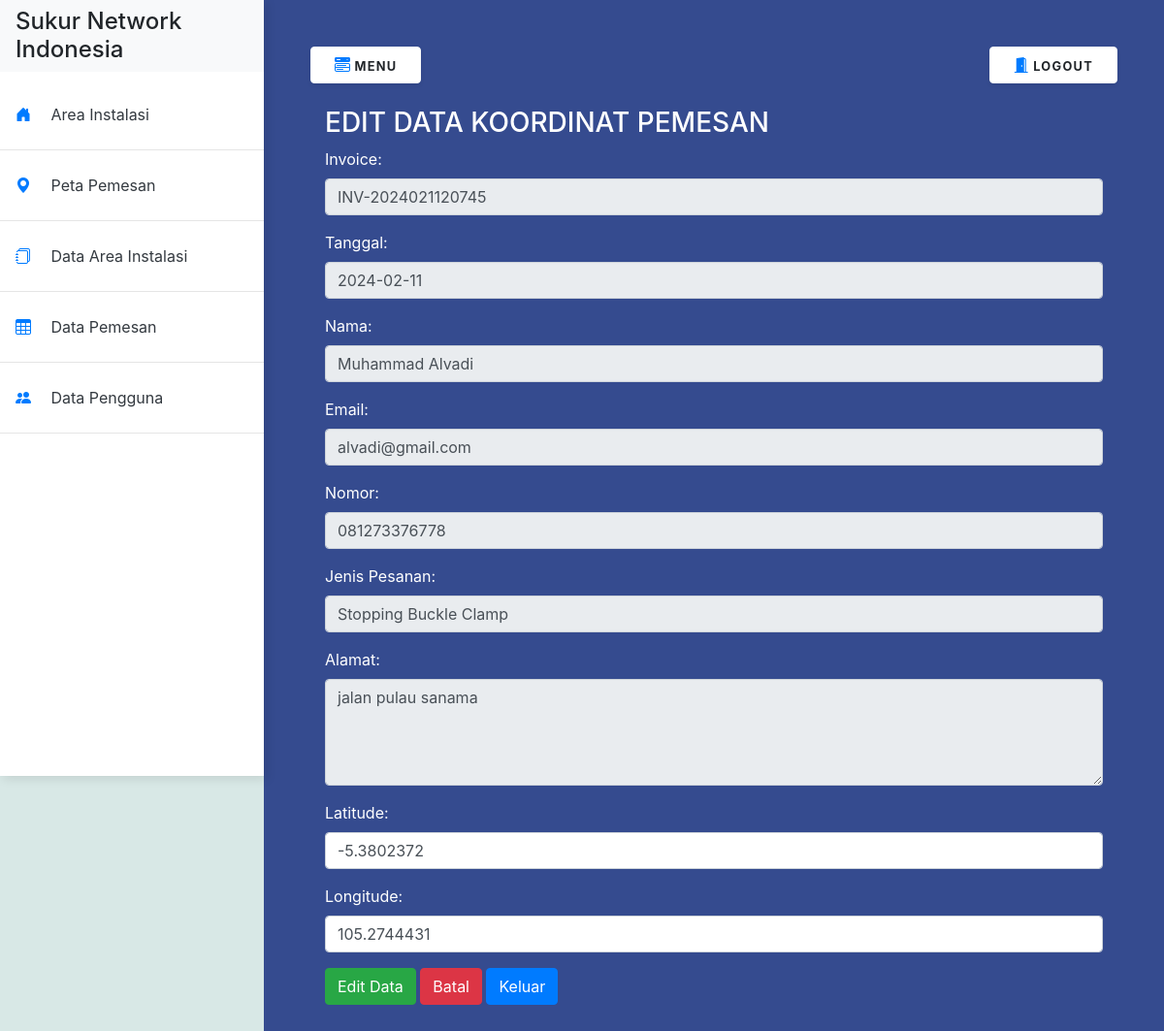
The page /dashboard.php?page=Edit-Data&id=45 (signed in) on the database its author committed.
### tables this page shows
CREATE TABLE `tb_data` (
  `id` int(11) NOT NULL,
  `invoice` varchar(255) NOT NULL,
  `tanggal` date NOT NULL,
  `nama` varchar(250) NOT NULL,
  `email` varchar(255) DEFAULT NULL,
  `alamat` varchar(255) DEFAULT NULL,
  `nomor` varchar(255) DEFAULT NULL,
  `keterangan` varchar(500) NOT NULL,
  `latitude` varchar(150) DEFAULT NULL,
  `longitude` varchar(150) DEFAULT NULL,
  `status` enum('-','pending','diproses','sukses') NOT NULL
);

### page/editdata.php (the view, shortened to what this page needs)
<!DOCTYPE html>
<html lang="en">
<head>
    <link rel="stylesheet" href="https://maxcdn.bootstrapcdn.com/bootstrap/4.0.0/css/bootstrap.min.css">
</head>
<body>
    <h3 class="text-white">EDIT DATA KOORDINAT PEMESAN</h3>
    <form action="?page=Edit-Data" method="POST" class="text-white">
        <?php
        $id = @$_GET['id'];
        $query = "SELECT * FROM tb_data WHERE id = $id";
        $result = mysqli_query($koneksi, $query);
        while ($data = mysqli_fetch_assoc($result)) :
        ?>
            <div class="form-group">
                <label for="invoice">Invoice:</label>
                <input type="text" class="form-control" id="invoice" name="invoice" value="<?= $data['invoice'] ?>" readonly>
            </div>
            <div class="form-group">
                <label for="Tanggal">Tanggal:</label>
                <input type="text" class="form-control" id="tanggal" name="tanggal" value="<?= $data['tanggal'] ?>" readonly>
            </div>
            <div class="form-group">
                <label for="Nama">Nama:</label>
                <input type="text" class="form-control" id="nama" name="nama" value="<?= $data['nama'] ?>" readonly>
            </div>
            <div class="form-group">
                <label for="email">Email:</label>
                <input type="email" class="form-control" id="email" name="email" value="<?= $data['email'] ?>" readonly>
            </div>
            <div class="form-group">
                <label for="nomor">Nomor:</label>
                <input type="text" class="form-control" id="nomor" name="nomor" value="<?= $data['nomor'] ?>" readonly>
            </div>
            <div class="form-group">
                <label for="keterangan">Jenis Pesanan:</label>
                <input type="text" class="form-control" id="keterangan" name="keterangan" value="<?= $data['keterangan'] ?>" readonly>
            </div>
            <div class="form-group">
                <label for="alamat">Alamat:</label>
                <textarea class="form-control" id="alamat" name="alamat" rows="4" readonly><?= $data['alamat'] ?></textarea>
            </div>
            <div class="form-group">
                <label for="latitude">Latitude:</label>
                <input type="text" class="form-control" id="latitude" name="latitude" value="<?= $data['latitude'] ?>" required>
            </div>
            <div class="form-group">
                <label for="Longitude">Longitude:</label>
                <input type="text" class="form-control" id="longitude" name="longitude" value="<?= $data['longitude'] ?>" required>
            </div>
            <button type="submit" class="btn btn-success" name="edit">Edit Data</button>
            <button type="reset" class="btn btn-danger">Batal</button>
            <button type="button" class="btn btn-primary" onClick="window.location.href='?page=Data-Pemesan'">Keluar</button>
        <?php
        endwhile;
        ?>
    </form>
</body>
</html>

### style.css (style rules this page uses)
body { min-height: 100vh; overflow-x: hidden; }

### page/editdata.php (style rules this page uses)
body { background: #d8e8e6; }

### rows shown on the page
tb_data: invoice "INV-2024021120745", tanggal "2024-02-11", nama "Muhammad Alvadi", email "alvadi@gmail.com", nomor "081273376778", keterangan "Stopping Buckle Clamp", alamat "jalan pulau sanama", latitude "-5.3802372", longitude "105.2744431"
